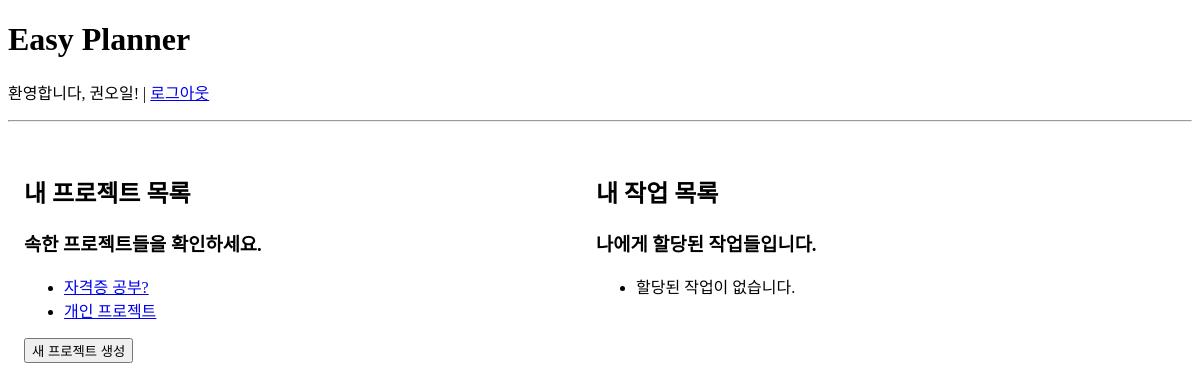
/dashboard (signed in), run on an earlier commit of the app's database.
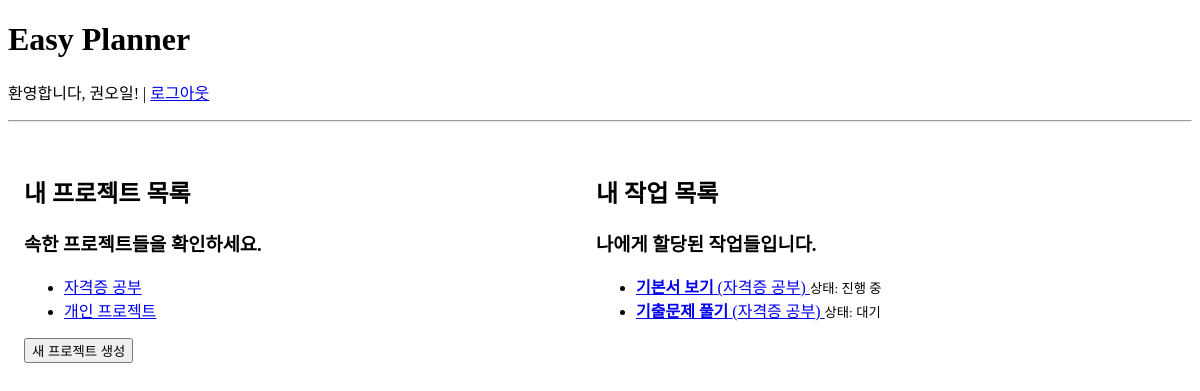
And on a later commit of the database.
### tables this page shows
CREATE TABLE users (
            id INTEGER PRIMARY KEY AUTOINCREMENT,
            username TEXT NOT NULL UNIQUE,
            password_hash TEXT NOT NULL,
            role TEXT NOT NULL
        );

CREATE TABLE projects (
            id INTEGER PRIMARY KEY AUTOINCREMENT,
            project_name TEXT NOT NULL,
            created_by INTEGER,
            start_date TEXT,
            end_date TEXT,
            FOREIGN KEY (created_by) REFERENCES users (id)
        );

CREATE TABLE tasks (
            id INTEGER PRIMARY KEY AUTOINCREMENT,
            project_id INTEGER,
            task_name TEXT NOT NULL,
            start_date TEXT,
            end_date TEXT,
            status TEXT,
            assignee_id INTEGER,
            FOREIGN KEY (project_id) REFERENCES projects (id) ON DELETE CASCADE,
            FOREIGN KEY (assignee_id) REFERENCES users (id)
        );

### views/project_routes.py (the view)
@bp.route('/dashboard')
@login_required
def dashboard():
    user_projects = Project.find_for_user(current_user.id)
    assigned_tasks_data = Task.find_for_assignee(current_user.id)
    assigned_tasks = [
        {
            'id': row[0],
            'project_id': row[1],
            'name': row[2],
            'status': row[5],
            'project_name': row[7]
        } for row in assigned_tasks_data
    ]
    current_time_for_input = datetime.now().strftime('%Y-%m-%dT%H:%M')
    return render_template('dashboard.html',
                            projects=user_projects,
                            tasks=assigned_tasks, # 딕셔너리 리스트 전달
                            current_time=current_time_for_input)

### app.py (called while the page is built)
@login_manager.user_loader
def load_user(user_id):
    return User.get(user_id)

### database.py (called while the page is built)
def get_db():
    conn = sqlite3.connect(DATABASE_NAME)
    return conn

### models.py (called while the page is built)
    @staticmethod
    def get(user_id):
        db = get_db()
        try:
            cursor = db.cursor()
            cursor.execute("SELECT * FROM users WHERE id = ?", (user_id,))
            user_data = cursor.fetchone()
            if not user_data:
                return None
            return User(id=user_data[0], username=user_data[1], password_hash=user_data[2], role=user_data[3])
        finally:
            db.close()

    @staticmethod
    def find_for_user(user_id):
        db = get_db()
        try:
            cursor = db.cursor()
            cursor.execute("""
                SELECT p.id, p.project_name, p.created_by, p.start_date, p.end_date
                FROM projects p
                JOIN project_members pm ON p.id = pm.project_id
                WHERE pm.user_id = ?
            """, (user_id,))
            projects_data = cursor.fetchall()
            return [Project(id=p[0], project_name=p[1], created_by=p[2], start_date=p[3], end_date=p[4]) for p in projects_data]
        finally:
            db.close()

    @staticmethod
    def find_for_assignee(user_id):
        db = get_db()
        try:
            cursor = db.cursor()
            cursor.execute("""
                SELECT t.id, t.project_id, t.task_name, t.start_date, t.end_date, t.status, t.assignee_id, p.project_name
                FROM tasks t
                JOIN projects p ON t.project_id = p.id
                WHERE t.assignee_id = ?
                ORDER BY t.start_date ASC
            """, (user_id,))
            tasks_data = cursor.fetchall()
            return tasks_data
        finally:
            db.close()

### templates/dashboard.html (shortened to what this page needs)
{% extends 'base.html' %}
{% block content %}
    <div class="grid-container">
        <article>
            <hgroup>
                <h2>내 프로젝트 목록</h2>
                <h3>속한 프로젝트들을 확인하세요.</h3>
            </hgroup>
            <ul>
                {% for project in projects %}
                    <li><a href="{{ url_for('project.project_detail', project_id=project.id) }}">{{ project.project_name }}</a></li>
                {% else %}
                    <li>속한 프로젝트가 없습니다.</li>
                {% endfor %}
            </ul>
            {% if current_user.role == '프로젝트 관리자' %}
                <button id="show-create-form-btn">새 프로젝트 생성</button>
            {% endif %}
        </article>
        <article>
            <hgroup>
                <h2>내 작업 목록</h2>
                <h3>나에게 할당된 작업들입니다.</h3>
            </hgroup>
            <ul>
                {% for task in tasks %}
                    <li>
                        <a href="{{ url_for('project.project_detail', project_id=task.project_id) }}">
                            <strong>{{ task.name }}</strong> ({{ task.project_name }})
                        </a>
                        <small>상태: {{ task.status }}</small>
                    </li>
                {% else %}
                    <li>할당된 작업이 없습니다.</li>
                {% endfor %}
            </ul>
        </article>
    </div>
{% endblock %}

### templates/base.html (shortened to what this page needs)
<!DOCTYPE html>
<html lang="ko">
<head>
    <link rel="stylesheet" href="https://cdn.jsdelivr.net/npm/@picocss/pico@1/css/pico.min.css">
    <link rel="stylesheet" href="{{ url_for('static', filename='css/custom.css') }}">
</head>
<body>
    <header>
        <h1><a href="{{ url_for('project.dashboard') }}" style="text-decoration: none; color: black;">Easy Planner</a></h1>
        {% if current_user.is_authenticated %}
            <p>
                환영합니다, {{ current_user.username }}! |
                <a href="{{ url_for('auth.logout') }}">로그아웃</a>
            </p>
        {% endif %}
        <hr>
    </header>
    <main class="container">
        {% block content %}{% endblock %}
    </main>
</body>
</html>

### static/css/custom.css (style rules this page uses)
main.container { max-width: 1120px; padding-top: 1.5rem; padding-left: 1rem; padding-right: 1rem; }
.grid-container { display: grid; grid-template-columns: 1fr 1fr; gap: 1.5rem; }

What changed in the data, as far as the page shows it:
changed projects: project_name "자격증 공부?" → "자격증 공부"
added tasks: name "기본서 보기", project_name "자격증 공부", status "진행 중"
now on this page (row edited): tasks: name "기출문제 풀기", project_name "자격증 공부", status "대기"
Also different on the page:
text no longer shown: "할당된 작업이 없습니다."
